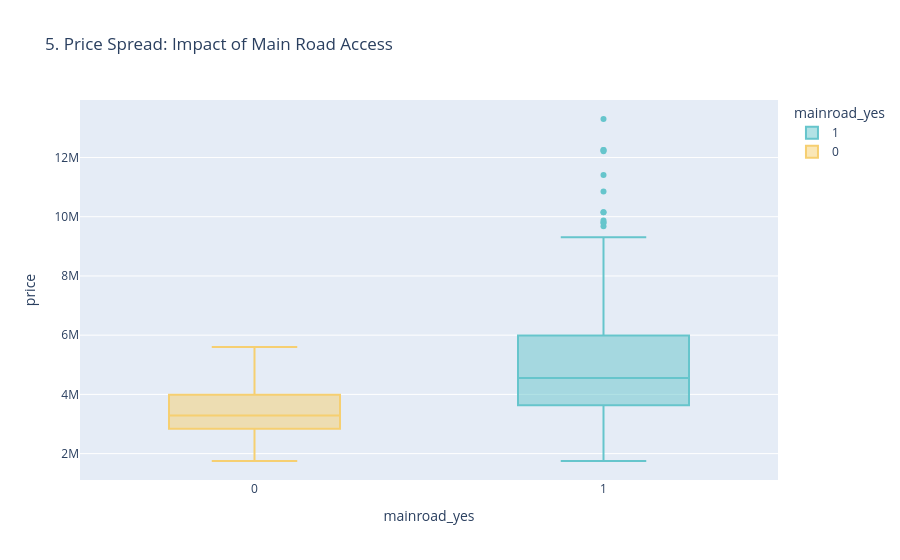

Notebook code for this chart:
### Code cell
# 5. Interactive Box Plot (Business Insight)
# Shows the median price, max, min, and outliers for houses with Mainroad_yes(1) vs without Mainroad_yes(0).
fig5 = px.box(df, x='mainroad_yes', y='price', 
              color='mainroad_yes',
              title="5. Price Spread: Impact of Main Road Access",
              labels={'mainroad': 'Main Road Access (0 = No, 1 = Yes)'},
              color_discrete_sequence=px.colors.qualitative.Pastel)
fig5.show()

### Figure 1 — Plotly figure (JSON) as saved in the notebook; plotly's stock layout.template omitted (floating-point values rounded to 4 significant figures; data arrays with more than 128 entries replaced by an {"elided": "..."} marker saying what was removed)
{"data": [{"alignmentgroup": "True", "hovertemplate": "mainroad_yes=%{x}<br>price=%{y}<extra></extra>", "legendgroup": "1", "marker": {"color": "rgb(102, 197, 204)"}, "name": "1", "notched": false, "offsetgroup": "1", "orientation": "v", "showlegend": true, "type": "box", "x": {"elided": "468 int values"}, "x0": " ", "xaxis": "x", "y": {"elided": "468 int values"}, "y0": " ", "yaxis": "y"}, {"alignmentgroup": "True", "hovertemplate": "mainroad_yes=%{x}<br>price=%{y}<extra></extra>", "legendgroup": "0", "marker": {"color": "rgb(246, 207, 113)"}, "name": "0", "notched": false, "offsetgroup": "0", "orientation": "v", "showlegend": true, "type": "box", "x": [0, 0, 0, 0, 0, 0, 0, 0, 0, 0, 0, 0, 0, 0, 0, 0, 0, 0, 0, 0, 0, 0, 0, 0, 0, 0, 0, 0, 0, 0, 0, 0, 0, 0, 0, 0, 0, 0, 0, 0, 0, 0, 0, 0, 0, 0, 0, 0, 0, 0, 0, 0, 0, 0, 0, 0, 0, 0, 0, 0, 0, 0, 0, 0, 0, 0, 0, 0, 0, 0, 0, 0, 0, 0, 0, 0, 0], "x0": " ", "xaxis": "x", "y": [5600000, 5495000, 5250000, 5215000, 5145000, 5040000, 4956000, 4900000, 4410000, 4340000, 4270000, 4200000, 4200000, 4200000, 4200000, 4200000, 4060000, 4007500, 3990000, 3990000, 3990000, 3815000, 3773000, 3773000, 3703000, 3675000, 3640000, 3640000, 3570000, 3500000, 3500000, 3500000, 3493000, 3360000, 3360000, 3360000, 3353000, 3290000, 3290000, 3255000, 3255000, 3220000, 3220000, 3150000, 3150000, 3150000, 3115000, 3080000, 3010000, 3010000, 2975000, 2940000, 2940000, 2940000, 2940000, 2940000, 2870000, 2835000, 2835000, 2835000, 2660000, 2660000, 2604000, 2520000, 2520000, 2485000, 2450000, 2408000, 2275000, 2275000, 2240000, 2233000, 2135000, 1960000, 1855000, 1767150, 1750000], "y0": " ", "yaxis": "y"}], "layout": {"boxmode": "overlay", "legend": {"title": {"text": "mainroad_yes"}, "tracegroupgap": 0}, "title": {"text": "5. Price Spread: Impact of Main Road Access"}, "xaxis": {"anchor": "y", "categoryarray": [1, 0], "categoryorder": "array", "domain": [0, 1], "title": {"text": "mainroad_yes"}}, "yaxis": {"anchor": "x", "domain": [0, 1], "title": {"text": "price"}}}}
